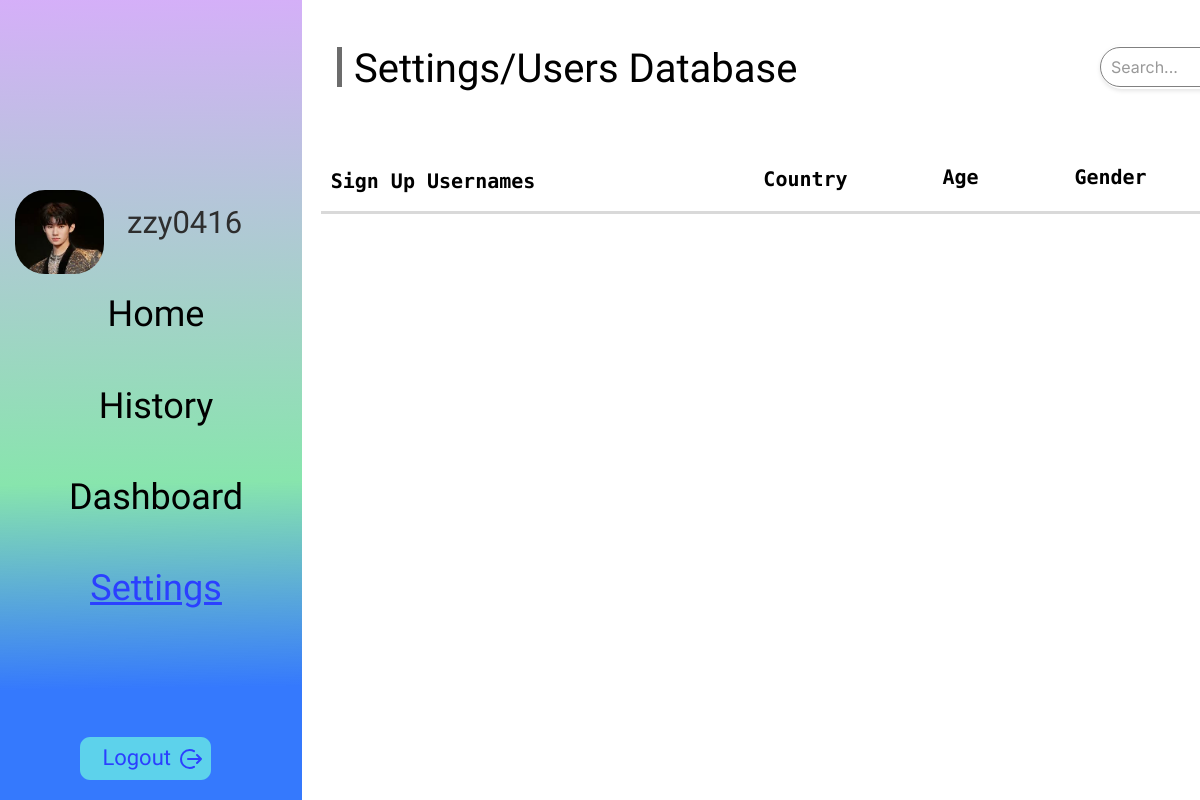
Page /user_database/ (signed in) on the committed database.
### Users/models.py (models this page shows)
class User(models.Model):
    username = models.CharField(max_length=7, unique=True, null=False, blank=False)
    password = models.CharField(max_length=128, null=False, blank=False)
    country = models.CharField(max_length=20, choices=COUNTRY_CHOICES, null=False, blank=False)
    age = models.PositiveIntegerField()
    profile_image = models.ImageField(upload_to='images/', default='images/profilepic.jpg')
    is_admin = models.BooleanField(default=False)
    gender = models.CharField(max_length=1, choices=GENDER_CHOICES, null=False, blank=False)
    def __str__(self):
        return self.username

### Users/views.py (the view)
# urls.py: path('user_database/', views.user_database, name='user_database'),#with rd (ajax method) done
def user_database(request):
    user_id = request.session.get('user_id')
    if user_id:
        user = User.objects.get(id=user_id)
        all_user = User.objects.all()
    else:
        user = None
        all_user = None
    return render(request, 'user_database.html',{'user': user, 'allusers': all_user})

### Users/templates/user_database.html (shortened to what this page needs)
{% load static %}
<!DOCTYPE html>
<html lang="en">
<head>
    <link rel="stylesheet" href="https://unpkg.com/animate.css@4.1.1/animate.css" />
    <link rel="stylesheet" href="https://unpkg.com/@teleporthq/teleport-custom-scripts/dist/style.css" />
</head>
<body>
    <link rel="stylesheet" href="{% static 'css/style.css' %}" />
    {% if user %}
    <div>
        <link href="{% static 'css/adminuserdatabase-page.css' %}" rel="stylesheet" />
        <div class="adminuserdatabase-page-container">
            <div class="adminuserdatabase-page-adminuserdatabase-page">
                <div class="adminuserdatabase-page-rectangle2">
                    <div class="username-container">
                       <img src="{{ user.profile_image.url }}" alt="Ellipse108632" class="adminuserdatabase-page-ellipse10" />
                       <span class="adminuserdatabase-page-text04"><span>{{ user.username }}</span></span>
                    </div>
                    <span class="adminuserdatabase-page-text06">
                        <a href="{% url 'index' %}" class="database-link">Home</a>
                    </span>
                    <span class="adminuserdatabase-page-text08">
                        <a href="{% url 'history' %}" class="database-link">History</a>
                    </span>
                    <span class="adminuserdatabase-page-text09">
                        <a href="{% url 'dashboard' %}" class="database-link">Dashboard</a>
                    </span>
                    <span class="adminuserdatabase-page-text10">
                        <a href="{% url 'usersettings' %}">Settings</a>
                    </span>
                    <div class="adminuserdatabase-page-group13" onclick="showLogoutAlert()">
                        <img src="{% static 'asset/rectangle491120-12xe.svg' %}" alt="Rectangle491120"
                            class="adminuserdatabase-page-rectangle49" />
                        <img src="{% static 'asset/logout041120-erbh.svg' %}" alt="logout041120"
                            class="adminuserdatabase-page-logout04" />
                        <span class="adminuserdatabase-page-text42">
                            <a href="{% url 'logout' %}">Logout</a>
                        </span>
                    </div>
                </div>
                <img src="{% static 'asset/rectangle41229-04z-200w.png' %}" alt="Rectangle41229"
                    class="adminuserdatabase-rectangle4" />
                <span class="adminuserdatabase-page-text">
                    <span>Settings/Users Database</span>
                </span>
                <div class="database-page-search">
                    <input type="search" id="search-bar" class="search-bar" placeholder="Search...">
                </div>
                <img src="{% static 'asset/rectangle81117-io2.svg' %}" alt="Rectangle81117"
                    class="adminuserdatabase-page-rectangle8" />
                <div class="header-container">
                    <span class="adminuserdatabase-page-text12">Sign Up Usernames</span>
                    <span class="adminuserdatabase-page-text14">Country</span>
                    <span class="adminuserdatabase-page-text16">Age</span>
                    <span class="adminuserdatabase-page-text161">Gender</span>
                </div>
            </div>
        </div>
    </div>
    {% else %}
    <p>You are not logged in as admin. <a href="{% url 'login' %}">Click here to login</a></p>
    {% endif %}
</body>
</html>

### Users/static/css/style.css (style rules this page uses)
:root { --dl-size-size-large: 144px; --dl-size-size-small: 48px; --dl-size-size-medium: 96px; --dl-size-size-xlarge: 192px; --dl-size-size-xsmall: 16px; --dl-space-space-unit: 16px; --dl-size-size-xxlarge: 288px; --dl-size-size-maxwidth: 1400px; --dl-color-theme-accent1: #FFFFFF; --dl-color-theme-accent2: #F5D1B0; --dl-radius-radius-round: 50%; --dl-color-theme-primary1: #BF4408; --dl-color-theme-primary2: #E65103; --dl-space-space-halfunit: 8px; --dl-space-space-sixunits: 96px; --dl-space-space-twounits: 32px; --dl-radius-radius-radius2: 2px; --dl-radius-radius-radius4: 4px; --dl-radius-radius-radius8: 8px; --dl-space-space-fiveunits: 80px; --dl-space-space-fourunits: 64px; --dl-color-theme-secondary1: #FFFFFF; --dl-color-theme-secondary2: #FBF1EB; --dl-space-space-threeunits: 48px; --dl-color-theme-neutral-dark: #191818; --dl-radius-radius-cardradius: 8px; --dl-color-theme-neutral-light: #FBFAF9; --dl-radius-radius-imageradius: 8px; --dl-radius-radius-inputradius: 24px; --dl-radius-radius-buttonradius: 24px; --dl-space-space-oneandhalfunits: 24px; }

### Users/templates/user_database.html (style rules this page uses)
html { line-height: 1.15; }
body { margin: 0; }
* { box-sizing: border-box; border-width: 0; border-style: solid; }
p, li, ul, pre, div, h1, h2, h3, h4, h5, h6, figure, blockquote, figcaption { margin: 0; padding: 0; }
button, input, optgroup, select, textarea { font-family: inherit; font-size: 100%; line-height: 1.15; margin: 0; }
a { color: inherit; text-decoration: inherit; }
input { padding: 2px 4px; }
img { display: block; }
html { scroll-behavior: smooth }
html { font-family: Inter; font-size: 16px; }
body { font-weight: 400; font-style: normal; text-decoration: none; text-transform: none; letter-spacing: normal; line-height: 1.15; color: var(--dl-color-theme-neutral-dark); background-color: var(--dl-color-theme-neutral-light); fill: var(--dl-color-theme-neutral-dark); }

### rows in the picture
User: profile_image (picture), username "zzy0416"
